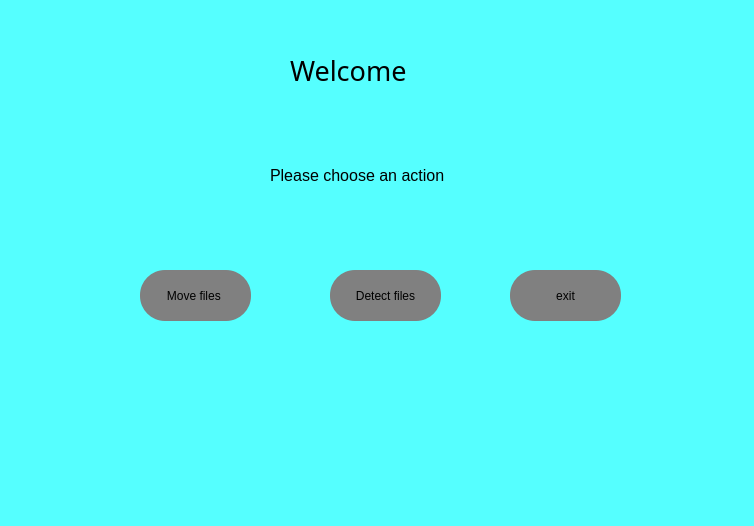
<?xml version="1.0" encoding="UTF-8"?>
<ui version="4.0">
 <class>Dialog</class>
 <widget class="QDialog" name="Dialog">
  <property name="geometry">
   <rect>
    <x>0</x>
    <y>0</y>
    <width>754</width>
    <height>526</height>
   </rect>
  </property>
  <property name="windowTitle">
   <string>Dialog</string>
  </property>
  <widget class="QFrame" name="frame">
   <property name="geometry">
    <rect>
     <x>0</x>
     <y>0</y>
     <width>761</width>
     <height>531</height>
    </rect>
   </property>
   <property name="styleSheet">
    <string notr="true">QFrame {
background-color: rgb(85, 255, 255);}</string>
   </property>
   <widget class="QLabel" name="label">
    <property name="geometry">
     <rect>
      <x>290</x>
      <y>50</y>
      <width>201</width>
      <height>41</height>
     </rect>
    </property>
    <property name="font">
     <font>
      <family>Algerian</family>
      <pointsize>20</pointsize>
     </font>
    </property>
    <property name="text">
     <string>Welcome</string>
    </property>
   </widget>
   <widget class="QLabel" name="label_2">
    <property name="geometry">
     <rect>
      <x>270</x>
      <y>150</y>
      <width>191</width>
      <height>51</height>
     </rect>
    </property>
    <property name="font">
     <font>
      <family>Arial</family>
      <pointsize>12</pointsize>
     </font>
    </property>
    <property name="text">
     <string>Please choose an action</string>
    </property>
   </widget>
   <widget class="QPushButton" name="pushButton">
    <property name="geometry">
     <rect>
      <x>140</x>
      <y>270</y>
      <width>111</width>
      <height>51</height>
     </rect>
    </property>
    <property name="styleSheet">
     <string notr="true">background-color:grey;
border-radius: 25px;</string>
    </property>
    <property name="text">
     <string>Move files </string>
    </property>
   </widget>
   <widget class="QPushButton" name="pushButton_2">
    <property name="geometry">
     <rect>
      <x>330</x>
      <y>270</y>
      <width>111</width>
      <height>51</height>
     </rect>
    </property>
    <property name="styleSheet">
     <string notr="true">background-color:grey;
border-radius: 25px;</string>
    </property>
    <property name="text">
     <string>Detect files</string>
    </property>
   </widget>
   <widget class="QPushButton" name="pushButton_3">
    <property name="geometry">
     <rect>
      <x>510</x>
      <y>270</y>
      <width>111</width>
      <height>51</height>
     </rect>
    </property>
    <property name="styleSheet">
     <string notr="true">background-color:grey;
border-radius: 25px;</string>
    </property>
    <property name="text">
     <string>exit</string>
    </property>
   </widget>
  </widget>
 </widget>
 <resources/>
 <connections/>
</ui>
